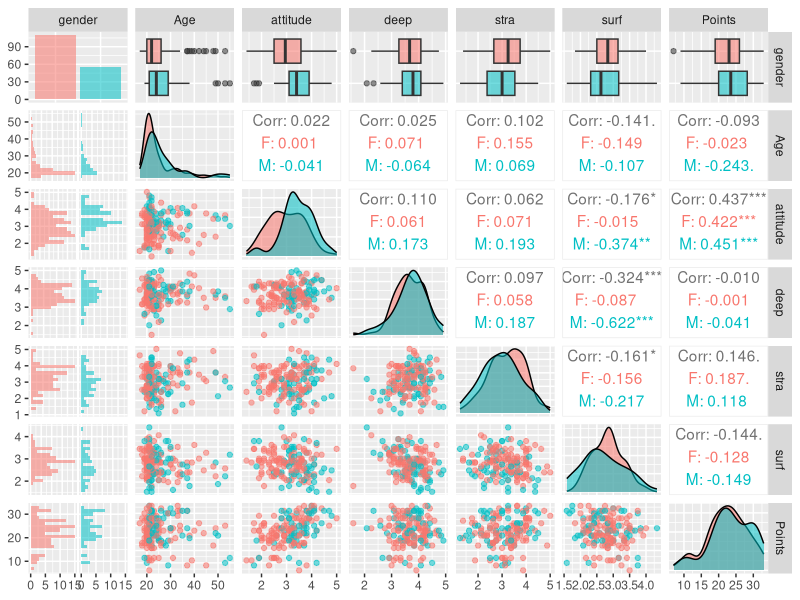
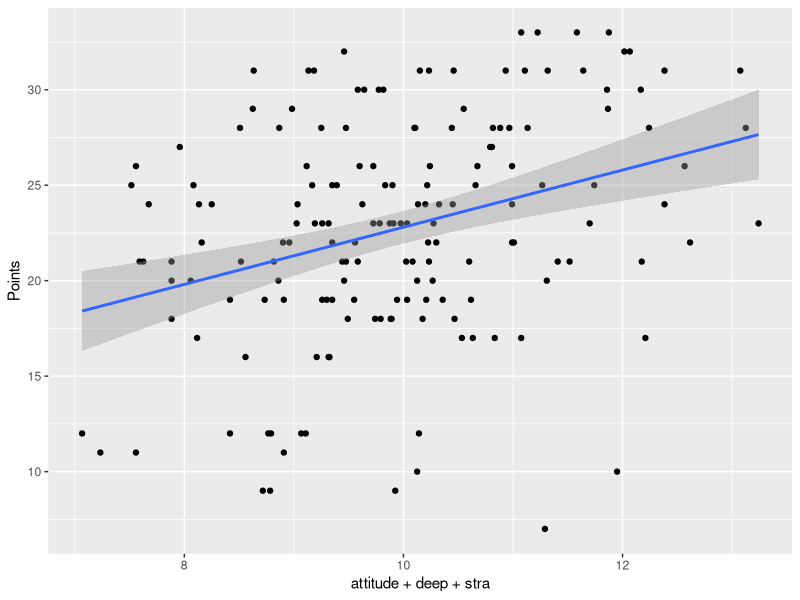
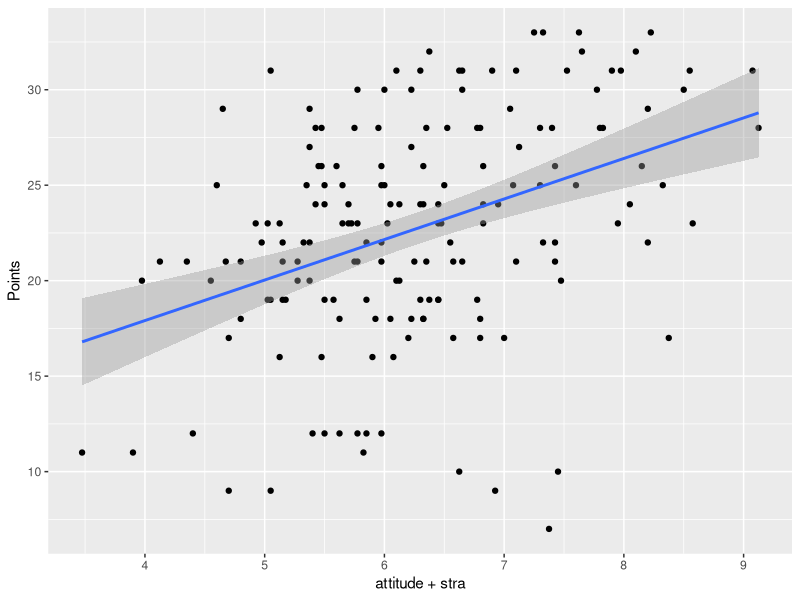
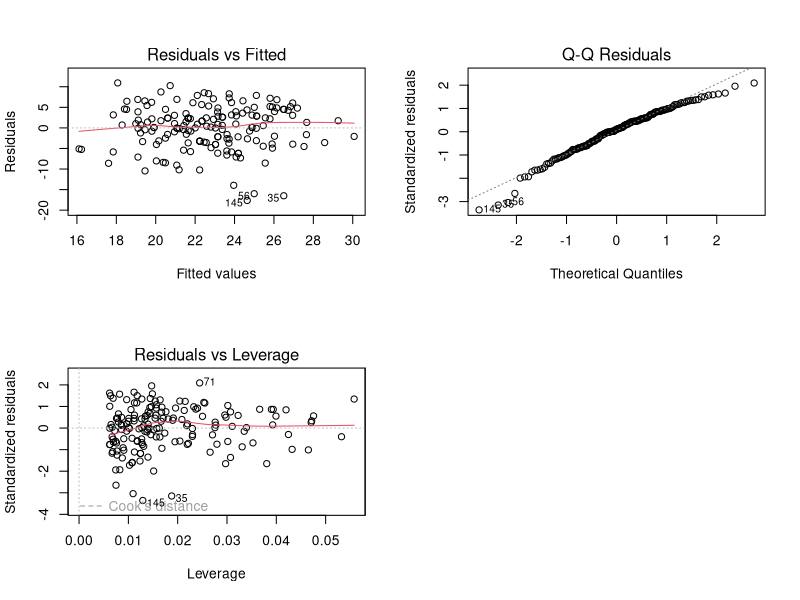

These figures' R source, in order:
## ---- chunk 1

library(dplyr)
library(GGally)
library(ggplot2)
library(tidyverse)

#reading our csv file and explore a bit their content by seeing dimensions and structure.

output_learning2014 <- read.csv("data/output_learning2014.csv",sep = ",", header = T)

#dimensions of out data frame
dim(output_learning2014)
#structure
str(output_learning2014)
#quick overview of the structure and values
head(output_learning2014) 

## ---- chunk 2

#library(GGally)
#library(ggplot2)

#output_learning2014 <- read.csv("data/output_learning2014.csv",sep = ",", header = T)


# create a more advanced plot matrix with ggpairs()
#graphical overview of the data and show summaries of the variables in the data. 

p <- ggpairs(output_learning2014, mapping = aes(col=gender, alpha=0.3),
             lower = list(combo = wrap("facethist", bins = 20)))

#color aesthetic (col) is mapped to the "gender" variable, and alpha is set to 0.3 for transparency.
p

## ---- chunk 3

#library(GGally)
#library(ggplot2)

#output_learning2014 <- read.csv("data/output_learning2014.csv",sep = ",", header = T)

#Points will be the target variable.
#explanatory variables will be attitude, deep and stra
#regression model is the following, taking in consideration the up comments

qplot(attitude + deep + stra, Points , data = output_learning2014) + geom_smooth(method = "lm")

# fitting a linear model
model1 <- lm(Points ~ attitude + deep + stra, data = output_learning2014)

# printing my summary of the model
summary(model1)

## ---- chunk 4

#library(GGally)
#library(ggplot2)

#output_learning2014 <- read.csv("data/output_learning2014.csv",sep = ",", header = T)

#explanatory variables will be attitude and stra
#Points will the target variable.
#regression model is the following, taking in consideration the up comments

qplot(attitude + stra, Points , data = output_learning2014) + geom_smooth(method = "lm")

# fitting a linear model
model2 <- lm(Points ~ attitude + stra, data = output_learning2014)

# print out again my summary of the model
summary(model2)

## ---- chunk 5
#library(GGally)
#library(ggplot2)

#output_learning2014 <- read.csv("data/output_learning2014.csv",sep = ",", header = T)

#my grid
par(mfrow = c(2,2))

#draw of the diagnostic plots: Residuals vs Fitted values, Normal QQ-plot and Residuals vs Leverage.
plot(model2, which=c(1,2,5))

